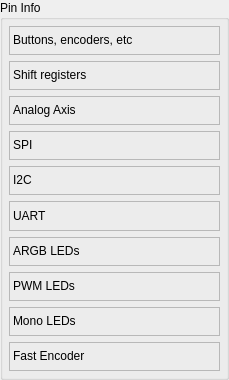
<?xml version="1.0" encoding="UTF-8"?>
<ui version="4.0">
 <class>PinTypeHelper</class>
 <widget class="QWidget" name="PinTypeHelper">
  <property name="geometry">
   <rect>
    <x>0</x>
    <y>0</y>
    <width>229</width>
    <height>380</height>
   </rect>
  </property>
  <property name="windowTitle">
   <string>Form</string>
  </property>
  <layout class="QVBoxLayout" name="verticalLayout_2">
   <property name="leftMargin">
    <number>0</number>
   </property>
   <property name="topMargin">
    <number>0</number>
   </property>
   <property name="rightMargin">
    <number>0</number>
   </property>
   <property name="bottomMargin">
    <number>0</number>
   </property>
   <item>
    <widget class="QGroupBox" name="groupBox">
     <property name="toolTip">
      <string>&lt;html&gt;&lt;head/&gt;&lt;body&gt;&lt;p&gt;&lt;span style=&quot; font-size:11pt;&quot;&gt;Brief information. &lt;/span&gt;&lt;span style=&quot; font-size:11pt; font-weight:700;&quot;&gt;Be sure&lt;/span&gt;&lt;span style=&quot; font-size:11pt;&quot;&gt; to read the &lt;/span&gt;&lt;span style=&quot; font-size:11pt; font-weight:700;&quot;&gt;Wiki&lt;/span&gt;&lt;span style=&quot; font-size:11pt;&quot;&gt; for details&lt;/span&gt;&lt;span style=&quot; font-size:11pt; font-weight:700;&quot;&gt;!!&lt;/span&gt;&lt;/p&gt;&lt;/body&gt;&lt;/html&gt;</string>
     </property>
     <property name="title">
      <string>Pin Info</string>
     </property>
     <layout class="QVBoxLayout" name="verticalLayout">
      <property name="leftMargin">
       <number>6</number>
      </property>
      <property name="topMargin">
       <number>6</number>
      </property>
      <property name="rightMargin">
       <number>6</number>
      </property>
      <property name="bottomMargin">
       <number>6</number>
      </property>
      <item>
       <widget class="QLabel" name="label_buttons">
        <property name="toolTip">
         <string>&lt;html&gt;&lt;head/&gt;&lt;body&gt;&lt;p&gt;&lt;span style=&quot; font-size:11pt;&quot;&gt;You can connect buttons, toggle switches, encoders, both directly &amp;quot;&lt;/span&gt;&lt;span style=&quot; font-size:11pt; font-weight:700; color:#1982f0;&quot;&gt;Button to GND&lt;/span&gt;&lt;span style=&quot; font-size:11pt;&quot;&gt;/&lt;/span&gt;&lt;span style=&quot; font-size:11pt; font-weight:700; color:#aaaa00;&quot;&gt;Vcc&lt;/span&gt;&lt;span style=&quot; font-size:11pt;&quot;&gt;&amp;quot;, and combining them into a matrix &amp;quot;&lt;/span&gt;&lt;span style=&quot; font-size:11pt; font-weight:700; color:#7882fa;&quot;&gt;Button Row/Column&lt;/span&gt;&lt;span style=&quot; font-size:11pt;&quot;&gt;&amp;quot;. When connected to &amp;quot;&lt;/span&gt;&lt;span style=&quot; font-size:11pt; font-weight:700; color:#1982f0;&quot;&gt;Button to GND&lt;/span&gt;&lt;span style=&quot; font-size:11pt;&quot;&gt;&amp;quot; the second contact of the button is connected to &lt;/span&gt;&lt;span style=&quot; font-size:11pt; font-weight:700; color:#010101;&quot;&gt;GND&lt;/span&gt;&lt;span style=&quot; font-size:11pt;&quot;&gt;, with &amp;quot;&lt;/span&gt;&lt;span style=&quot; font-size:11pt; font-weight:700; color:#aaaa00;&quot;&gt;Button Vcc&lt;/span&gt;&lt;span style=&quot; font-size:11pt;&quot;&gt;&amp;quot; to 3.3v.&lt;/span&gt;&lt;/p&gt;&lt;p&gt;&lt;img src=&quot;:/Images/buttonEncToggle.png&quot;/&gt;&lt;/p&gt;&lt;/body&gt;&lt;/html&gt;</string>
        </property>
        <property name="frameShape">
         <enum>QFrame::StyledPanel</enum>
        </property>
        <property name="text">
         <string>&lt;html&gt;&lt;head/&gt;&lt;body&gt;&lt;p&gt;Buttons, encoders, etc &lt;img src=&quot;:/Images/info_icon.png&quot; width=&quot;10&quot; align=&quot;right&quot;/&gt;&lt;/p&gt;&lt;/body&gt;&lt;/html&gt;</string>
        </property>
       </widget>
      </item>
      <item>
       <widget class="QLabel" name="label_shiftReg">
        <property name="toolTip">
         <string>&lt;html&gt;&lt;head/&gt;&lt;body&gt;&lt;p&gt;&lt;span style=&quot; font-size:11pt;&quot;&gt;Shift registers &lt;/span&gt;&lt;span style=&quot; font-size:11pt; font-weight:700;&quot;&gt;74HC165&lt;/span&gt;&lt;span style=&quot; font-size:11pt;&quot;&gt; and &lt;/span&gt;&lt;span style=&quot; font-size:11pt; font-weight:700;&quot;&gt;CD4021&lt;/span&gt;&lt;span style=&quot; font-size:11pt;&quot;&gt; are supported. To connect, use the table below on the selected pins, and then set the number of buttons in the &amp;quot;Registers&amp;quot; tab.&lt;/span&gt;&lt;/p&gt;&lt;p&gt;&lt;span style=&quot; font-size:11pt; font-weight:700; color:#69b437;&quot;&gt;ShiftReg_CLK&lt;/span&gt;&lt;span style=&quot; font-size:11pt;&quot;&gt; and &lt;/span&gt;&lt;span style=&quot; font-size:11pt; font-weight:700; color:#69b437;&quot;&gt;ShiftReg_LATCH&lt;/span&gt;&lt;span style=&quot; font-size:11pt;&quot;&gt; - can be common to each shift register chain, or common to all shift register chains.&lt;/span&gt;&lt;/p&gt;&lt;p&gt;&lt;span style=&quot; font-size:11pt; font-weight:700; color:#69b437;&quot;&gt;ShiftReg_DATA&lt;/span&gt;&lt;span style=&quot; font-size:11pt;&quot;&gt; - individually for each chain of shift registers.&lt;br/&gt;&lt;/span&gt;&lt;/p&gt;&lt;table border=&quot;0&quot; style=&quot; margin-top:0px; margin-bottom:0px; margin-left:0px; margin-right:0px; border-collapse:collapse;&quot; cellspacing=&quot;2&quot; cellpadding=&quot;0&quot; bgcolor=&quot;#22272e&quot;&gt;&lt;thead&gt;&lt;tr&gt;&lt;td style=&quot; padding-left:7; padding-right:7; padding-top:3; padding-bottom:3; border-top:1px; border-right:1px; border-bottom:1px; border-left:1px; border-top-color:#555555; border-right-color:#555555; border-bottom-color:#555555; border-left-color:#555555; border-top-style:solid; border-right-style:solid; border-bottom-style:solid; border-left-style:solid;&quot;&gt;&lt;p align=&quot;center&quot;&gt;&lt;span style=&quot; font-family:'-apple-system','BlinkMacSystemFont','Segoe UI','Noto Sans','Helvetica','Arial','sans-serif','Apple Color Emoji','Segoe UI Emoji'; font-size:11pt; font-weight:700;&quot;&gt;Name in configurator&lt;/span&gt;&lt;/p&gt;&lt;/td&gt;&lt;td style=&quot; padding-left:7; padding-right:7; padding-top:3; padding-bottom:3; border-top:1px; border-right:1px; border-bottom:1px; border-left:1px; border-top-color:#555555; border-right-color:#555555; border-bottom-color:#555555; border-left-color:#555555; border-top-style:solid; border-right-style:solid; border-bottom-style:solid; border-left-style:solid;&quot;&gt;&lt;p align=&quot;center&quot;&gt;&lt;span style=&quot; font-family:'-apple-system','BlinkMacSystemFont','Segoe UI','Noto Sans','Helvetica','Arial','sans-serif','Apple Color Emoji','Segoe UI Emoji'; font-size:11pt; font-weight:700;&quot;&gt;74HC165 pin&lt;/span&gt;&lt;/p&gt;&lt;/td&gt;&lt;td style=&quot; padding-left:7; padding-right:7; padding-top:3; padding-bottom:3; border-top:1px; border-right:1px; border-bottom:1px; border-left:1px; border-top-color:#555555; border-right-color:#555555; border-bottom-color:#555555; border-left-color:#555555; border-top-style:solid; border-right-style:solid; border-bottom-style:solid; border-left-style:solid;&quot;&gt;&lt;p align=&quot;center&quot;&gt;&lt;span style=&quot; font-family:'-apple-system','BlinkMacSystemFont','Segoe UI','Noto Sans','Helvetica','Arial','sans-serif','Apple Color Emoji','Segoe UI Emoji'; font-size:11pt; font-weight:700;&quot;&gt;CD4021 pin&lt;/span&gt;&lt;/p&gt;&lt;/td&gt;&lt;td style=&quot; padding-left:7; padding-right:7; padding-top:3; padding-bottom:3; border-top:1px; border-right:1px; border-bottom:1px; border-left:1px; border-top-color:#555555; border-right-color:#555555; border-bottom-color:#555555; border-left-color:#555555; border-top-style:solid; border-right-style:solid; border-bottom-style:solid; border-left-style:solid;&quot;&gt;&lt;p align=&quot;center&quot;&gt;&lt;span style=&quot; font-family:'-apple-system','BlinkMacSystemFont','Segoe UI','Noto Sans','Helvetica','Arial','sans-serif','Apple Color Emoji','Segoe UI Emoji'; font-size:11pt; font-weight:700;&quot;&gt;Alternative pin names&lt;/span&gt;&lt;/p&gt;&lt;/td&gt;&lt;/tr&gt;&lt;/thead&gt;&lt;tr&gt;&lt;td style=&quot; padding-left:7; padding-right:7; padding-top:3; padding-bottom:3; border-top:1px; border-right:1px; border-bottom:1px; border-left:1px; border-top-color:#555555; border-right-color:#555555; border-bottom-color:#555555; border-left-color:#555555; border-top-style:solid; border-right-style:solid; border-bottom-style:solid; border-left-style:solid;&quot;&gt;&lt;p&gt;&lt;span style=&quot; font-family:'-apple-system','BlinkMacSystemFont','Segoe UI','Noto Sans','Helvetica','Arial','sans-serif','Apple Color Emoji','Segoe UI Emoji'; font-size:11pt; color:#69b437;&quot;&gt;ShiftReg_CLK&lt;/span&gt;&lt;/p&gt;&lt;/td&gt;&lt;td style=&quot; padding-left:7; padding-right:7; padding-top:3; padding-bottom:3; border-top:1px; border-right:1px; border-bottom:1px; border-left:1px; border-top-color:#555555; border-right-color:#555555; border-bottom-color:#555555; border-left-color:#555555; border-top-style:solid; border-right-style:solid; border-bottom-style:solid; border-left-style:solid;&quot;&gt;&lt;p&gt;&lt;span style=&quot; font-family:'-apple-system','BlinkMacSystemFont','Segoe UI','Noto Sans','Helvetica','Arial','sans-serif','Apple Color Emoji','Segoe UI Emoji'; font-size:11pt;&quot;&gt;CLK&lt;/span&gt;&lt;/p&gt;&lt;/td&gt;&lt;td style=&quot; padding-left:7; padding-right:7; padding-top:3; padding-bottom:3; border-top:1px; border-right:1px; border-bottom:1px; border-left:1px; border-top-color:#555555; border-right-color:#555555; border-bottom-color:#555555; border-left-color:#555555; border-top-style:solid; border-right-style:solid; border-bottom-style:solid; border-left-style:solid;&quot;&gt;&lt;p&gt;&lt;span style=&quot; font-family:'-apple-system','BlinkMacSystemFont','Segoe UI','Noto Sans','Helvetica','Arial','sans-serif','Apple Color Emoji','Segoe UI Emoji'; font-size:11pt;&quot;&gt;CLOCK&lt;/span&gt;&lt;/p&gt;&lt;/td&gt;&lt;td style=&quot; padding-left:7; padding-right:7; padding-top:3; padding-bottom:3; border-top:1px; border-right:1px; border-bottom:1px; border-left:1px; border-top-color:#555555; border-right-color:#555555; border-bottom-color:#555555; border-left-color:#555555; border-top-style:solid; border-right-style:solid; border-bottom-style:solid; border-left-style:solid;&quot;&gt;&lt;p&gt;&lt;span style=&quot; font-family:'-apple-system','BlinkMacSystemFont','Segoe UI','Noto Sans','Helvetica','Arial','sans-serif','Apple Color Emoji','Segoe UI Emoji'; font-size:11pt;&quot;&gt;SCK&lt;/span&gt;&lt;/p&gt;&lt;/td&gt;&lt;/tr&gt;&lt;tr&gt;&lt;td style=&quot; padding-left:7; padding-right:7; padding-top:3; padding-bottom:3; border-top:1px; border-right:1px; border-bottom:1px; border-left:1px; border-top-color:#555555; border-right-color:#555555; border-bottom-color:#555555; border-left-color:#555555; border-top-style:solid; border-right-style:solid; border-bottom-style:solid; border-left-style:solid;&quot;&gt;&lt;p&gt;&lt;span style=&quot; font-family:'-apple-system','BlinkMacSystemFont','Segoe UI','Noto Sans','Helvetica','Arial','sans-serif','Apple Color Emoji','Segoe UI Emoji'; font-size:11pt; color:#69b437;&quot;&gt;ShiftReg_DATA&lt;/span&gt;&lt;/p&gt;&lt;/td&gt;&lt;td style=&quot; padding-left:7; padding-right:7; padding-top:3; padding-bottom:3; border-top:1px; border-right:1px; border-bottom:1px; border-left:1px; border-top-color:#555555; border-right-color:#555555; border-bottom-color:#555555; border-left-color:#555555; border-top-style:solid; border-right-style:solid; border-bottom-style:solid; border-left-style:solid;&quot;&gt;&lt;p&gt;&lt;span style=&quot; font-family:'-apple-system','BlinkMacSystemFont','Segoe UI','Noto Sans','Helvetica','Arial','sans-serif','Apple Color Emoji','Segoe UI Emoji'; font-size:11pt;&quot;&gt;Qh&lt;/span&gt;&lt;/p&gt;&lt;/td&gt;&lt;td style=&quot; padding-left:7; padding-right:7; padding-top:3; padding-bottom:3; border-top:1px; border-right:1px; border-bottom:1px; border-left:1px; border-top-color:#555555; border-right-color:#555555; border-bottom-color:#555555; border-left-color:#555555; border-top-style:solid; border-right-style:solid; border-bottom-style:solid; border-left-style:solid;&quot;&gt;&lt;p&gt;&lt;span style=&quot; font-family:'-apple-system','BlinkMacSystemFont','Segoe UI','Noto Sans','Helvetica','Arial','sans-serif','Apple Color Emoji','Segoe UI Emoji'; font-size:11pt;&quot;&gt;Q8&lt;/span&gt;&lt;/p&gt;&lt;/td&gt;&lt;td style=&quot; padding-left:7; padding-right:7; padding-top:3; padding-bottom:3; border-top:1px; border-right:1px; border-bottom:1px; border-left:1px; border-top-color:#555555; border-right-color:#555555; border-bottom-color:#555555; border-left-color:#555555; border-top-style:solid; border-right-style:solid; border-bottom-style:solid; border-left-style:solid;&quot;&gt;&lt;p&gt;&lt;span style=&quot; font-family:'-apple-system','BlinkMacSystemFont','Segoe UI','Noto Sans','Helvetica','Arial','sans-serif','Apple Color Emoji','Segoe UI Emoji'; font-size:11pt;&quot;&gt;DATA/SERIAL_OUT/OUT&lt;/span&gt;&lt;/p&gt;&lt;/td&gt;&lt;/tr&gt;&lt;tr&gt;&lt;td style=&quot; padding-left:7; padding-right:7; padding-top:3; padding-bottom:3; border-top:1px; border-right:1px; border-bottom:1px; border-left:1px; border-top-color:#555555; border-right-color:#555555; border-bottom-color:#555555; border-left-color:#555555; border-top-style:solid; border-right-style:solid; border-bottom-style:solid; border-left-style:solid;&quot;&gt;&lt;p&gt;&lt;span style=&quot; font-family:'-apple-system','BlinkMacSystemFont','Segoe UI','Noto Sans','Helvetica','Arial','sans-serif','Apple Color Emoji','Segoe UI Emoji'; font-size:11pt; color:#69b437;&quot;&gt;ShiftReg_LATCH&lt;/span&gt;&lt;/p&gt;&lt;/td&gt;&lt;td style=&quot; padding-left:7; padding-right:7; padding-top:3; padding-bottom:3; border-top:1px; border-right:1px; border-bottom:1px; border-left:1px; border-top-color:#555555; border-right-color:#555555; border-bottom-color:#555555; border-left-color:#555555; border-top-style:solid; border-right-style:solid; border-bottom-style:solid; border-left-style:solid;&quot;&gt;&lt;p&gt;&lt;span style=&quot; font-family:'-apple-system','BlinkMacSystemFont','Segoe UI','Noto Sans','Helvetica','Arial','sans-serif','Apple Color Emoji','Segoe UI Emoji'; font-size:11pt;&quot;&gt;SH/LD&lt;/span&gt;&lt;/p&gt;&lt;/td&gt;&lt;td style=&quot; padding-left:7; padding-right:7; padding-top:3; padding-bottom:3; border-top:1px; border-right:1px; border-bottom:1px; border-left:1px; border-top-color:#555555; border-right-color:#555555; border-bottom-color:#555555; border-left-color:#555555; border-top-style:solid; border-right-style:solid; border-bottom-style:solid; border-left-style:solid;&quot;&gt;&lt;p&gt;&lt;span style=&quot; font-family:'-apple-system','BlinkMacSystemFont','Segoe UI','Noto Sans','Helvetica','Arial','sans-serif','Apple Color Emoji','Segoe UI Emoji'; font-size:11pt;&quot;&gt;PAR/SER CONTROL&lt;/span&gt;&lt;/p&gt;&lt;/td&gt;&lt;td style=&quot; padding-left:7; padding-right:7; padding-top:3; padding-bottom:3; border-top:1px; border-right:1px; border-bottom:1px; border-left:1px; border-top-color:#555555; border-right-color:#555555; border-bottom-color:#555555; border-left-color:#555555; border-top-style:solid; border-right-style:solid; border-bottom-style:solid; border-left-style:solid;&quot;&gt;&lt;p&gt;&lt;span style=&quot; font-family:'-apple-system','BlinkMacSystemFont','Segoe UI','Noto Sans','Helvetica','Arial','sans-serif','Apple Color Emoji','Segoe UI Emoji'; font-size:11pt;&quot;&gt;LATCH&lt;/span&gt;&lt;/p&gt;&lt;/td&gt;&lt;/tr&gt;&lt;tr&gt;&lt;td style=&quot; padding-left:7; padding-right:7; padding-top:3; padding-bottom:3; border-top:1px; border-right:1px; border-bottom:1px; border-left:1px; border-top-color:#555555; border-right-color:#555555; border-bottom-color:#555555; border-left-color:#555555; border-top-style:solid; border-right-style:solid; border-bottom-style:solid; border-left-style:solid;&quot;&gt;&lt;p&gt;&lt;span style=&quot; font-family:'-apple-system','BlinkMacSystemFont','Segoe UI','Noto Sans','Helvetica','Arial','sans-serif','Apple Color Emoji','Segoe UI Emoji'; font-size:11pt; color:#ff7f27;&quot;&gt;3.3V&lt;/span&gt;&lt;/p&gt;&lt;/td&gt;&lt;td style=&quot; padding-left:7; padding-right:7; padding-top:3; padding-bottom:3; border-top:1px; border-right:1px; border-bottom:1px; border-left:1px; border-top-color:#555555; border-right-color:#555555; border-bottom-color:#555555; border-left-color:#555555; border-top-style:solid; border-right-style:solid; border-bottom-style:solid; border-left-style:solid;&quot;&gt;&lt;p&gt;&lt;span style=&quot; font-family:'-apple-system','BlinkMacSystemFont','Segoe UI','Noto Sans','Helvetica','Arial','sans-serif','Apple Color Emoji','Segoe UI Emoji'; font-size:11pt;&quot;&gt;VCC&lt;/span&gt;&lt;/p&gt;&lt;/td&gt;&lt;td style=&quot; padding-left:7; padding-right:7; padding-top:3; padding-bottom:3; border-top:1px; border-right:1px; border-bottom:1px; border-left:1px; border-top-color:#555555; border-right-color:#555555; border-bottom-color:#555555; border-left-color:#555555; border-top-style:solid; border-right-style:solid; border-bottom-style:solid; border-left-style:solid;&quot;&gt;&lt;p&gt;&lt;span style=&quot; font-family:'-apple-system','BlinkMacSystemFont','Segoe UI','Noto Sans','Helvetica','Arial','sans-serif','Apple Color Emoji','Segoe UI Emoji'; font-size:11pt;&quot;&gt;VDD&lt;/span&gt;&lt;/p&gt;&lt;/td&gt;&lt;td style=&quot; padding-left:7; padding-right:7; padding-top:3; padding-bottom:3; border-top:1px; border-right:1px; border-bottom:1px; border-left:1px; border-top-color:#555555; border-right-color:#555555; border-bottom-color:#555555; border-left-color:#555555; border-top-style:solid; border-right-style:solid; border-bottom-style:solid; border-left-style:solid;&quot;&gt;&lt;p&gt;&lt;span style=&quot; font-family:'-apple-system','BlinkMacSystemFont','Segoe UI','Noto Sans','Helvetica','Arial','sans-serif','Apple Color Emoji','Segoe UI Emoji'; font-size:11pt;&quot;&gt;5V/V+&lt;/span&gt;&lt;/p&gt;&lt;/td&gt;&lt;/tr&gt;&lt;tr&gt;&lt;td style=&quot; padding-left:7; padding-right:7; padding-top:3; padding-bottom:3; border-top:1px; border-right:1px; border-bottom:1px; border-left:1px; border-top-color:#555555; border-right-color:#555555; border-bottom-color:#555555; border-left-color:#555555; border-top-style:solid; border-right-style:solid; border-bottom-style:solid; border-left-style:solid;&quot;&gt;&lt;p&gt;&lt;span style=&quot; font-family:'-apple-system','BlinkMacSystemFont','Segoe UI','Noto Sans','Helvetica','Arial','sans-serif','Apple Color Emoji','Segoe UI Emoji'; font-size:11pt; color:#000000;&quot;&gt;GND&lt;/span&gt;&lt;/p&gt;&lt;/td&gt;&lt;td style=&quot; padding-left:7; padding-right:7; padding-top:3; padding-bottom:3; border-top:1px; border-right:1px; border-bottom:1px; border-left:1px; border-top-color:#555555; border-right-color:#555555; border-bottom-color:#555555; border-left-color:#555555; border-top-style:solid; border-right-style:solid; border-bottom-style:solid; border-left-style:solid;&quot;&gt;&lt;p&gt;&lt;span style=&quot; font-family:'-apple-system','BlinkMacSystemFont','Segoe UI','Noto Sans','Helvetica','Arial','sans-serif','Apple Color Emoji','Segoe UI Emoji'; font-size:11pt;&quot;&gt;GND&lt;/span&gt;&lt;/p&gt;&lt;/td&gt;&lt;td style=&quot; padding-left:7; padding-right:7; padding-top:3; padding-bottom:3; border-top:1px; border-right:1px; border-bottom:1px; border-left:1px; border-top-color:#555555; border-right-color:#555555; border-bottom-color:#555555; border-left-color:#555555; border-top-style:solid; border-right-style:solid; border-bottom-style:solid; border-left-style:solid;&quot;&gt;&lt;p&gt;&lt;span style=&quot; font-family:'-apple-system','BlinkMacSystemFont','Segoe UI','Noto Sans','Helvetica','Arial','sans-serif','Apple Color Emoji','Segoe UI Emoji'; font-size:11pt;&quot;&gt;VSS&lt;/span&gt;&lt;/p&gt;&lt;/td&gt;&lt;td style=&quot; padding-left:7; padding-right:7; padding-top:3; padding-bottom:3; border-top:1px; border-right:1px; border-bottom:1px; border-left:1px; border-top-color:#555555; border-right-color:#555555; border-bottom-color:#555555; border-left-color:#555555; border-top-style:solid; border-right-style:solid; border-bottom-style:solid; border-left-style:solid;&quot;&gt;&lt;p&gt;&lt;span style=&quot; font-family:'-apple-system','BlinkMacSystemFont','Segoe UI','Noto Sans','Helvetica','Arial','sans-serif','Apple Color Emoji','Segoe UI Emoji'; font-size:11pt;&quot;&gt;V-&lt;/span&gt;&lt;/p&gt;&lt;/td&gt;&lt;/tr&gt;&lt;/table&gt;&lt;/body&gt;&lt;/html&gt;</string>
        </property>
        <property name="frameShape">
         <enum>QFrame::StyledPanel</enum>
        </property>
        <property name="text">
         <string>&lt;html&gt;&lt;head/&gt;&lt;body&gt;&lt;p&gt;Shift registers&lt;img src=&quot;:/Images/info_icon.png&quot; width=&quot;10&quot; align=&quot;right&quot;/&gt;&lt;/p&gt;&lt;/body&gt;&lt;/html&gt;</string>
        </property>
       </widget>
      </item>
      <item>
       <widget class="QLabel" name="label_analogAxis">
        <property name="toolTip">
         <string>&lt;html&gt;&lt;head/&gt;&lt;body&gt;&lt;p&gt;&lt;span style=&quot; font-size:11pt; font-weight:700;&quot;&gt;Potentiometer&lt;/span&gt;&lt;span style=&quot; font-size:11pt;&quot;&gt; and &lt;/span&gt;&lt;span style=&quot; font-size:11pt; font-weight:700;&quot;&gt;Hall sensor&lt;/span&gt;&lt;span style=&quot; font-size:11pt;&quot;&gt; can be connected directly to the &amp;quot;&lt;/span&gt;&lt;span style=&quot; font-size:11pt; font-weight:700; color:#00a000;&quot;&gt;Axis Analog&lt;/span&gt;&lt;span style=&quot; font-size:11pt;&quot;&gt;&amp;quot; pin.&lt;/span&gt;&lt;/p&gt;&lt;p&gt;&lt;img src=&quot;:/Images/potentiometer.png&quot; width=&quot;240&quot;/&gt;&lt;img src=&quot;:/Images/hall2.png&quot; width=&quot;240&quot;/&gt;&lt;/p&gt;&lt;/body&gt;&lt;/html&gt;</string>
        </property>
        <property name="frameShape">
         <enum>QFrame::StyledPanel</enum>
        </property>
        <property name="text">
         <string>&lt;html&gt;&lt;head/&gt;&lt;body&gt;&lt;p&gt;Analog Axis&lt;img src=&quot;:/Images/info_icon.png&quot; width=&quot;10&quot; align=&quot;right&quot;/&gt;&lt;/p&gt;&lt;/body&gt;&lt;/html&gt;</string>
        </property>
       </widget>
      </item>
      <item>
       <widget class="QLabel" name="label_spi">
        <property name="toolTip">
         <string>&lt;html&gt;&lt;head/&gt;&lt;body&gt;&lt;p&gt;&lt;span style=&quot; font-size:11pt;&quot;&gt;It is possible to connect &lt;/span&gt;&lt;span style=&quot; font-size:11pt; font-weight:700;&quot;&gt;Hall sensors &lt;/span&gt;&lt;span style=&quot; font-size:11pt; font-weight:700; color:#329978;&quot;&gt;TLE5011&lt;/span&gt;&lt;span style=&quot; font-size:11pt;&quot;&gt;, &lt;/span&gt;&lt;span style=&quot; font-size:11pt; font-weight:700; color:#329978;&quot;&gt;TLE5010&lt;/span&gt;&lt;span style=&quot; font-size:11pt;&quot;&gt;, &lt;/span&gt;&lt;span style=&quot; font-size:11pt; font-weight:700; color:#329978;&quot;&gt;TLE5012B&lt;/span&gt;&lt;span style=&quot; font-size:11pt;&quot;&gt;, &lt;/span&gt;&lt;span style=&quot; font-size:11pt; font-weight:700; color:#329978;&quot;&gt;MLX90393&lt;/span&gt;&lt;span style=&quot; font-size:11pt;&quot;&gt;, &lt;/span&gt;&lt;span style=&quot; font-size:11pt; font-weight:700; color:#329978;&quot;&gt;MLX90363&lt;/span&gt;&lt;span style=&quot; font-size:11pt;&quot;&gt;, &lt;/span&gt;&lt;span style=&quot; font-size:11pt; font-weight:700; color:#329978;&quot;&gt;AS5048A&lt;/span&gt;&lt;span style=&quot; font-size:11pt;&quot;&gt; and &lt;/span&gt;&lt;span style=&quot; font-size:11pt; font-weight:700;&quot;&gt;analog-to-digital converters &lt;/span&gt;&lt;span style=&quot; font-size:11pt; font-weight:700; color:#329978;&quot;&gt;MCP32XX&lt;/span&gt;&lt;span style=&quot; font-size:11pt;&quot;&gt; to &lt;/span&gt;&lt;span style=&quot; font-size:11pt; font-weight:700; color:#329978;&quot;&gt;SPI&lt;/span&gt;&lt;span style=&quot; font-size:11pt;&quot;&gt;. See the &lt;/span&gt;&lt;span style=&quot; font-size:11pt; font-weight:700;&quot;&gt;Wiki&lt;/span&gt;&lt;span style=&quot; font-size:11pt;&quot;&gt; for details.&lt;/span&gt;&lt;/p&gt;&lt;p&gt;&lt;img src=&quot;:/Images/MLX90393.png&quot;/&gt;&lt;/p&gt;&lt;/body&gt;&lt;/html&gt;</string>
        </property>
        <property name="frameShape">
         <enum>QFrame::StyledPanel</enum>
        </property>
        <property name="text">
         <string>&lt;html&gt;&lt;head/&gt;&lt;body&gt;&lt;p&gt;SPI&lt;img src=&quot;:/Images/info_icon.png&quot; width=&quot;10&quot; align=&quot;right&quot;/&gt;&lt;/p&gt;&lt;/body&gt;&lt;/html&gt;</string>
        </property>
       </widget>
      </item>
      <item>
       <widget class="QLabel" name="label_i2c">
        <property name="toolTip">
         <string>&lt;html&gt;&lt;head/&gt;&lt;body&gt;&lt;p&gt;&lt;span style=&quot; font-size:11pt;&quot;&gt;It is possible to connect to &lt;/span&gt;&lt;span style=&quot; font-size:11pt; font-weight:700; color:#5a9b8c;&quot;&gt;I2C SDA/SCL &lt;/span&gt;&lt;span style=&quot; font-size:11pt; font-weight:700;&quot;&gt;AS5600 Hall sensor&lt;/span&gt;&lt;span style=&quot; font-size:11pt;&quot;&gt;, no more than &lt;/span&gt;&lt;span style=&quot; font-size:11pt; font-weight:700;&quot;&gt;1&lt;/span&gt;&lt;span style=&quot; font-size:11pt;&quot;&gt; pcs., or &lt;/span&gt;&lt;span style=&quot; font-size:11pt; font-weight:700;&quot;&gt;ADS1115 analog-to-digital converter&lt;/span&gt;&lt;span style=&quot; font-size:11pt;&quot;&gt;, up to &lt;/span&gt;&lt;span style=&quot; font-size:11pt; font-weight:700;&quot;&gt;4&lt;/span&gt;&lt;span style=&quot; font-size:11pt;&quot;&gt; pcs., but the total number of axes cannot be more than &lt;/span&gt;&lt;span style=&quot; font-size:11pt; font-weight:700;&quot;&gt;8&lt;/span&gt;&lt;span style=&quot; font-size:11pt;&quot;&gt;.&lt;/span&gt;&lt;/p&gt;&lt;p&gt;&lt;img src=&quot;:/Images/ADS1115.png&quot;/&gt;&lt;img src=&quot;:/Images/AS5600.png&quot;/&gt;&lt;/p&gt;&lt;/body&gt;&lt;/html&gt;</string>
        </property>
        <property name="frameShape">
         <enum>QFrame::StyledPanel</enum>
        </property>
        <property name="text">
         <string>&lt;html&gt;&lt;head/&gt;&lt;body&gt;&lt;p&gt;I2C&lt;img src=&quot;:/Images/info_icon.png&quot; width=&quot;10&quot; align=&quot;right&quot;/&gt;&lt;/p&gt;&lt;/body&gt;&lt;/html&gt;</string>
        </property>
       </widget>
      </item>
      <item>
       <widget class="QLabel" name="label_uart">
        <property name="mouseTracking">
         <bool>true</bool>
        </property>
        <property name="toolTip">
         <string>&lt;html&gt;&lt;head/&gt;&lt;body&gt;&lt;p&gt;&lt;span style=&quot; font-size:11pt;&quot;&gt;FJ sends joystick data via &lt;/span&gt;&lt;span style=&quot; font-size:11pt; font-weight:700; color:#5a9b8c;&quot;&gt;UART TX &lt;/span&gt;&lt;span style=&quot; font-size:11pt;&quot;&gt;every 10 ms, baud rate 115200. You can connect, for example, the ESP32 C3 to UART, which can be used as a Bluetooth joystick.&lt;/span&gt;&lt;/p&gt;&lt;table border=&quot;0&quot; style=&quot; margin-top:0px; margin-bottom:0px; margin-left:0px; margin-right:0px; border-collapse:collapse;&quot; cellspacing=&quot;2&quot; cellpadding=&quot;0&quot; &gt;&lt;thead&gt;&lt;tr&gt;&lt;td style=&quot; padding-left:7; padding-right:7; padding-top:3; padding-bottom:3; border-top:1px; border-right:1px; border-bottom:1px; border-left:1px; border-top-color:#555555; border-right-color:#555555; border-bottom-color:#555555; border-left-color:#555555; border-top-style:solid; border-right-style:solid; border-bottom-style:solid; border-left-style:solid;&quot;&gt;&lt;p align=&quot;center&quot;&gt;&lt;span style=&quot; font-family:'-apple-system','BlinkMacSystemFont','Segoe UI','Noto Sans','Helvetica','Arial','sans-serif','Apple Color Emoji','Segoe UI Emoji'; font-size:11pt; font-weight:700;&quot;&gt;Name&lt;/span&gt;&lt;/p&gt;&lt;/td&gt;&lt;td style=&quot; padding-left:7; padding-right:7; padding-top:3; padding-bottom:3; border-top:1px; border-right:1px; border-bottom:1px; border-left:1px; border-top-color:#555555; border-right-color:#555555; border-bottom-color:#555555; border-left-color:#555555; border-top-style:solid; border-right-style:solid; border-bottom-style:solid; border-left-style:solid;&quot;&gt;&lt;p align=&quot;center&quot;&gt;&lt;span style=&quot; font-family:'-apple-system','BlinkMacSystemFont','Segoe UI','Noto Sans','Helvetica','Arial','sans-serif','Apple Color Emoji','Segoe UI Emoji'; font-size:11pt; font-weight:700;&quot;&gt;Length bytes&lt;/span&gt;&lt;/p&gt;&lt;/td&gt;&lt;td style=&quot; padding-left:7; padding-right:7; padding-top:3; padding-bottom:3; border-top:1px; border-right:1px; border-bottom:1px; border-left:1px; border-top-color:#555555; border-right-color:#555555; border-bottom-color:#555555; border-left-color:#555555; border-top-style:solid; border-right-style:solid; border-bottom-style:solid; border-left-style:solid;&quot;&gt;&lt;p align=&quot;center&quot;&gt;&lt;span style=&quot; font-family:'-apple-system','BlinkMacSystemFont','Segoe UI','Noto Sans','Helvetica','Arial','sans-serif','Apple Color Emoji','Segoe UI Emoji'; font-size:11pt; font-weight:700;&quot;&gt;Desc&lt;/span&gt;&lt;/p&gt;&lt;/td&gt;&lt;/tr&gt;&lt;/thead&gt;&lt;tr&gt;&lt;td style=&quot; padding-left:7; padding-right:7; padding-top:3; padding-bottom:3; border-top:1px; border-right:1px; border-bottom:1px; border-left:1px; border-top-color:#555555; border-right-color:#555555; border-bottom-color:#555555; border-left-color:#555555; border-top-style:solid; border-right-style:solid; border-bottom-style:solid; border-left-style:solid;&quot;&gt;&lt;p&gt;&lt;span style=&quot; font-family:'-apple-system','BlinkMacSystemFont','Segoe UI','Noto Sans','Helvetica','Arial','sans-serif','Apple Color Emoji','Segoe UI Emoji'; font-size:11pt;&quot;&gt;Header&lt;/span&gt;&lt;/p&gt;&lt;/td&gt;&lt;td style=&quot; padding-left:7; padding-right:7; padding-top:3; padding-bottom:3; border-top:1px; border-right:1px; border-bottom:1px; border-left:1px; border-top-color:#555555; border-right-color:#555555; border-bottom-color:#555555; border-left-color:#555555; border-top-style:solid; border-right-style:solid; border-bottom-style:solid; border-left-style:solid;&quot;&gt;&lt;p align=&quot;center&quot;&gt;&lt;span style=&quot; font-family:'-apple-system','BlinkMacSystemFont','Segoe UI','Noto Sans','Helvetica','Arial','sans-serif','Apple Color Emoji','Segoe UI Emoji'; font-size:11pt;&quot;&gt;1&lt;/span&gt;&lt;/p&gt;&lt;/td&gt;&lt;td style=&quot; padding-left:7; padding-right:7; padding-top:3; padding-bottom:3; border-top:1px; border-right:1px; border-bottom:1px; border-left:1px; border-top-color:#555555; border-right-color:#555555; border-bottom-color:#555555; border-left-color:#555555; border-top-style:solid; border-right-style:solid; border-bottom-style:solid; border-left-style:solid;&quot;&gt;&lt;p&gt;&lt;span style=&quot; font-family:'-apple-system','BlinkMacSystemFont','Segoe UI','Noto Sans','Helvetica','Arial','sans-serif','Apple Color Emoji','Segoe UI Emoji'; font-size:11pt;&quot;&gt;ASCII 'H'&lt;/span&gt;&lt;/p&gt;&lt;/td&gt;&lt;/tr&gt;&lt;tr&gt;&lt;td style=&quot; padding-left:7; padding-right:7; padding-top:3; padding-bottom:3; border-top:1px; border-right:1px; border-bottom:1px; border-left:1px; border-top-color:#555555; border-right-color:#555555; border-bottom-color:#555555; border-left-color:#555555; border-top-style:solid; border-right-style:solid; border-bottom-style:solid; border-left-style:solid;&quot;&gt;&lt;p&gt;&lt;span style=&quot; font-family:'-apple-system','BlinkMacSystemFont','Segoe UI','Noto Sans','Helvetica','Arial','sans-serif','Apple Color Emoji','Segoe UI Emoji'; font-size:11pt;&quot;&gt;Separator&lt;/span&gt;&lt;/p&gt;&lt;/td&gt;&lt;td style=&quot; padding-left:7; padding-right:7; padding-top:3; padding-bottom:3; border-top:1px; border-right:1px; border-bottom:1px; border-left:1px; border-top-color:#555555; border-right-color:#555555; border-bottom-color:#555555; border-left-color:#555555; border-top-style:solid; border-right-style:solid; border-bottom-style:solid; border-left-style:solid;&quot;&gt;&lt;p align=&quot;center&quot;&gt;&lt;span style=&quot; font-family:'-apple-system','BlinkMacSystemFont','Segoe UI','Noto Sans','Helvetica','Arial','sans-serif','Apple Color Emoji','Segoe UI Emoji'; font-size:11pt;&quot;&gt;1&lt;/span&gt;&lt;/p&gt;&lt;/td&gt;&lt;td style=&quot; padding-left:7; padding-right:7; padding-top:3; padding-bottom:3; border-top:1px; border-right:1px; border-bottom:1px; border-left:1px; border-top-color:#555555; border-right-color:#555555; border-bottom-color:#555555; border-left-color:#555555; border-top-style:solid; border-right-style:solid; border-bottom-style:solid; border-left-style:solid;&quot;&gt;&lt;p&gt;&lt;span style=&quot; font-family:'-apple-system','BlinkMacSystemFont','Segoe UI','Noto Sans','Helvetica','Arial','sans-serif','Apple Color Emoji','Segoe UI Emoji'; font-size:11pt;&quot;&gt;ASCII '-'&lt;/span&gt;&lt;/p&gt;&lt;/td&gt;&lt;/tr&gt;&lt;tr&gt;&lt;td style=&quot; padding-left:7; padding-right:7; padding-top:3; padding-bottom:3; border-top:1px; border-right:1px; border-bottom:1px; border-left:1px; border-top-color:#555555; border-right-color:#555555; border-bottom-color:#555555; border-left-color:#555555; border-top-style:solid; border-right-style:solid; border-bottom-style:solid; border-left-style:solid;&quot;&gt;&lt;p&gt;&lt;span style=&quot; font-family:'-apple-system','BlinkMacSystemFont','Segoe UI','Noto Sans','Helvetica','Arial','sans-serif','Apple Color Emoji','Segoe UI Emoji'; font-size:11pt;&quot;&gt;Message code&lt;/span&gt;&lt;/p&gt;&lt;/td&gt;&lt;td style=&quot; padding-left:7; padding-right:7; padding-top:3; padding-bottom:3; border-top:1px; border-right:1px; border-bottom:1px; border-left:1px; border-top-color:#555555; border-right-color:#555555; border-bottom-color:#555555; border-left-color:#555555; border-top-style:solid; border-right-style:solid; border-bottom-style:solid; border-left-style:solid;&quot;&gt;&lt;p align=&quot;center&quot;&gt;&lt;span style=&quot; font-family:'-apple-system','BlinkMacSystemFont','Segoe UI','Noto Sans','Helvetica','Arial','sans-serif','Apple Color Emoji','Segoe UI Emoji'; font-size:11pt;&quot;&gt;1&lt;/span&gt;&lt;/p&gt;&lt;/td&gt;&lt;td style=&quot; padding-left:7; padding-right:7; padding-top:3; padding-bottom:3; border-top:1px; border-right:1px; border-bottom:1px; border-left:1px; border-top-color:#555555; border-right-color:#555555; border-bottom-color:#555555; border-left-color:#555555; border-top-style:solid; border-right-style:solid; border-bottom-style:solid; border-left-style:solid;&quot;&gt;&lt;p&gt;&lt;span style=&quot; font-family:'-apple-system','BlinkMacSystemFont','Segoe UI','Noto Sans','Helvetica','Arial','sans-serif','Apple Color Emoji','Segoe UI Emoji'; font-size:11pt;&quot;&gt;message num 0-255&lt;/span&gt;&lt;/p&gt;&lt;/td&gt;&lt;/tr&gt;&lt;tr&gt;&lt;td style=&quot; padding-left:7; padding-right:7; padding-top:3; padding-bottom:3; border-top:1px; border-right:1px; border-bottom:1px; border-left:1px; border-top-color:#555555; border-right-color:#555555; border-bottom-color:#555555; border-left-color:#555555; border-top-style:solid; border-right-style:solid; border-bottom-style:solid; border-left-style:solid;&quot;&gt;&lt;p&gt;&lt;span style=&quot; font-family:'-apple-system','BlinkMacSystemFont','Segoe UI','Noto Sans','Helvetica','Arial','sans-serif','Apple Color Emoji','Segoe UI Emoji'; font-size:11pt;&quot;&gt;Axis data&lt;/span&gt;&lt;/p&gt;&lt;/td&gt;&lt;td style=&quot; padding-left:7; padding-right:7; padding-top:3; padding-bottom:3; border-top:1px; border-right:1px; border-bottom:1px; border-left:1px; border-top-color:#555555; border-right-color:#555555; border-bottom-color:#555555; border-left-color:#555555; border-top-style:solid; border-right-style:solid; border-bottom-style:solid; border-left-style:solid;&quot;&gt;&lt;p align=&quot;center&quot;&gt;&lt;span style=&quot; font-family:'-apple-system','BlinkMacSystemFont','Segoe UI','Noto Sans','Helvetica','Arial','sans-serif','Apple Color Emoji','Segoe UI Emoji'; font-size:11pt;&quot;&gt;16&lt;/span&gt;&lt;/p&gt;&lt;/td&gt;&lt;td style=&quot; padding-left:7; padding-right:7; padding-top:3; padding-bottom:3; border-top:1px; border-right:1px; border-bottom:1px; border-left:1px; border-top-color:#555555; border-right-color:#555555; border-bottom-color:#555555; border-left-color:#555555; border-top-style:solid; border-right-style:solid; border-bottom-style:solid; border-left-style:solid;&quot;&gt;&lt;p&gt;&lt;span style=&quot; font-family:'-apple-system','BlinkMacSystemFont','Segoe UI','Noto Sans','Helvetica','Arial','sans-serif','Apple Color Emoji','Segoe UI Emoji'; font-size:11pt;&quot;&gt;2 bytes for axis&lt;/span&gt;&lt;/p&gt;&lt;/td&gt;&lt;/tr&gt;&lt;tr&gt;&lt;td style=&quot; padding-left:7; padding-right:7; padding-top:3; padding-bottom:3; border-top:1px; border-right:1px; border-bottom:1px; border-left:1px; border-top-color:#555555; border-right-color:#555555; border-bottom-color:#555555; border-left-color:#555555; border-top-style:solid; border-right-style:solid; border-bottom-style:solid; border-left-style:solid;&quot;&gt;&lt;p&gt;&lt;span style=&quot; font-family:'-apple-system','BlinkMacSystemFont','Segoe UI','Noto Sans','Helvetica','Arial','sans-serif','Apple Color Emoji','Segoe UI Emoji'; font-size:11pt;&quot;&gt;Buttons data&lt;/span&gt;&lt;/p&gt;&lt;/td&gt;&lt;td style=&quot; padding-left:7; padding-right:7; padding-top:3; padding-bottom:3; border-top:1px; border-right:1px; border-bottom:1px; border-left:1px; border-top-color:#555555; border-right-color:#555555; border-bottom-color:#555555; border-left-color:#555555; border-top-style:solid; border-right-style:solid; border-bottom-style:solid; border-left-style:solid;&quot;&gt;&lt;p align=&quot;center&quot;&gt;&lt;span style=&quot; font-family:'-apple-system','BlinkMacSystemFont','Segoe UI','Noto Sans','Helvetica','Arial','sans-serif','Apple Color Emoji','Segoe UI Emoji'; font-size:11pt;&quot;&gt;16&lt;/span&gt;&lt;/p&gt;&lt;/td&gt;&lt;td style=&quot; padding-left:7; padding-right:7; padding-top:3; padding-bottom:3; border-top:1px; border-right:1px; border-bottom:1px; border-left:1px; border-top-color:#555555; border-right-color:#555555; border-bottom-color:#555555; border-left-color:#555555; border-top-style:solid; border-right-style:solid; border-bottom-style:solid; border-left-style:solid;&quot;&gt;&lt;p&gt;&lt;span style=&quot; font-family:'-apple-system','BlinkMacSystemFont','Segoe UI','Noto Sans','Helvetica','Arial','sans-serif','Apple Color Emoji','Segoe UI Emoji'; font-size:11pt;&quot;&gt;one bit = one button&lt;/span&gt;&lt;/p&gt;&lt;/td&gt;&lt;/tr&gt;&lt;tr&gt;&lt;td style=&quot; padding-left:7; padding-right:7; padding-top:3; padding-bottom:3; border-top:1px; border-right:1px; border-bottom:1px; border-left:1px; border-top-color:#555555; border-right-color:#555555; border-bottom-color:#555555; border-left-color:#555555; border-top-style:solid; border-right-style:solid; border-bottom-style:solid; border-left-style:solid;&quot;&gt;&lt;p&gt;&lt;span style=&quot; font-family:'-apple-system','BlinkMacSystemFont','Segoe UI','Noto Sans','Helvetica','Arial','sans-serif','Apple Color Emoji','Segoe UI Emoji'; font-size:11pt;&quot;&gt;CRC16&lt;/span&gt;&lt;/p&gt;&lt;/td&gt;&lt;td style=&quot; padding-left:7; padding-right:7; padding-top:3; padding-bottom:3; border-top:1px; border-right:1px; border-bottom:1px; border-left:1px; border-top-color:#555555; border-right-color:#555555; border-bottom-color:#555555; border-left-color:#555555; border-top-style:solid; border-right-style:solid; border-bottom-style:solid; border-left-style:solid;&quot;&gt;&lt;p align=&quot;center&quot;&gt;&lt;span style=&quot; font-family:'-apple-system','BlinkMacSystemFont','Segoe UI','Noto Sans','Helvetica','Arial','sans-serif','Apple Color Emoji','Segoe UI Emoji'; font-size:11pt;&quot;&gt;2&lt;/span&gt;&lt;/p&gt;&lt;/td&gt;&lt;td style=&quot; padding-left:7; padding-right:7; padding-top:3; padding-bottom:3; border-top:1px; border-right:1px; border-bottom:1px; border-left:1px; border-top-color:#555555; border-right-color:#555555; border-bottom-color:#555555; border-left-color:#555555; border-top-style:solid; border-right-style:solid; border-bottom-style:solid; border-left-style:solid;&quot;&gt;&lt;p&gt;&lt;span style=&quot; font-family:'-apple-system','BlinkMacSystemFont','Segoe UI','Noto Sans','Helvetica','Arial','sans-serif','Apple Color Emoji','Segoe UI Emoji'; font-size:11pt;&quot;&gt;crc16 polynomial 0x8005&lt;/span&gt;&lt;/p&gt;&lt;/td&gt;&lt;/tr&gt;&lt;/table&gt;&lt;/body&gt;&lt;/html&gt;</string>
        </property>
        <property name="frameShape">
         <enum>QFrame::StyledPanel</enum>
        </property>
        <property name="text">
         <string>&lt;html&gt;&lt;head/&gt;&lt;body&gt;&lt;p&gt;UART&lt;img src=&quot;:/Images/info_icon.png&quot; width=&quot;10&quot; align=&quot;right&quot;/&gt;&lt;/p&gt;&lt;/body&gt;&lt;/html&gt;</string>
        </property>
       </widget>
      </item>
      <item>
       <widget class="QLabel" name="label_rgbLed">
        <property name="toolTip">
         <string>&lt;html&gt;&lt;head/&gt;&lt;body&gt;&lt;p&gt;&lt;span style=&quot; font-size:11pt; font-weight:700;&quot;&gt;WS2812b&lt;/span&gt;&lt;span style=&quot; font-size:11pt;&quot;&gt; and &lt;/span&gt;&lt;span style=&quot; font-size:11pt; font-weight:700;&quot;&gt;PL9823&lt;/span&gt;&lt;span style=&quot; font-size:11pt;&quot;&gt; addressable LEDs are supported. It is possible to customize the color of each LED, use some effects, or control the LEDs via &lt;/span&gt;&lt;span style=&quot; font-size:11pt; font-weight:700;&quot;&gt;SimHub&lt;/span&gt;&lt;span style=&quot; font-size:11pt;&quot;&gt;. Connect the &lt;/span&gt;&lt;span style=&quot; font-size:11pt; font-weight:700;&quot;&gt;DIN&lt;/span&gt;&lt;span style=&quot; font-size:11pt;&quot;&gt; pin of the LED to the selected &lt;/span&gt;&lt;span style=&quot; font-size:11pt; font-weight:700; color:#ff55ff;&quot;&gt;WS2812b/PL9823 LED&lt;/span&gt;&lt;span style=&quot; font-size:11pt;&quot;&gt; pin on the controller board. Settings in the &amp;quot;LED/PWM&amp;quot; tab.&lt;/span&gt;&lt;/p&gt;&lt;p&gt;&lt;img src=&quot;:/Images/rgb.png&quot; width=&quot;500&quot;/&gt;&lt;/p&gt;&lt;/body&gt;&lt;/html&gt;</string>
        </property>
        <property name="frameShape">
         <enum>QFrame::StyledPanel</enum>
        </property>
        <property name="text">
         <string>&lt;html&gt;&lt;head/&gt;&lt;body&gt;&lt;p&gt;ARGB LEDs&lt;img src=&quot;:/Images/info_icon.png&quot; width=&quot;10&quot; style=&quot;float: right;&quot;/&gt;&lt;/p&gt;&lt;/body&gt;&lt;/html&gt;</string>
        </property>
       </widget>
      </item>
      <item>
       <widget class="QLabel" name="label_pwmLed">
        <property name="toolTip">
         <string>&lt;html&gt;&lt;head/&gt;&lt;body&gt;&lt;p&gt;&lt;span style=&quot; font-size:11pt;&quot;&gt;Single-color LEDs with brightness control in the &amp;quot;LED/PWM&amp;quot; tab, no more than 20mA. Connect the &lt;/span&gt;&lt;span style=&quot; font-size:11pt; font-weight:700; color:#d37a0d;&quot;&gt;+&lt;/span&gt;&lt;span style=&quot; font-size:11pt;&quot;&gt; of the LED to the &amp;quot;&lt;/span&gt;&lt;span style=&quot; font-size:11pt; font-weight:700; color:#c85a46;&quot;&gt;PWM LED&lt;/span&gt;&lt;span style=&quot; font-size:11pt;&quot;&gt;&amp;quot; pin. The value of the current-limiting resistance is recommended to be calculated individually for the LEDs used.&lt;/span&gt;&lt;/p&gt;&lt;p&gt;&lt;img src=&quot;:/Images/pwmLed.png&quot;/&gt;&lt;/p&gt;&lt;/body&gt;&lt;/html&gt;</string>
        </property>
        <property name="frameShape">
         <enum>QFrame::StyledPanel</enum>
        </property>
        <property name="text">
         <string>&lt;html&gt;&lt;head/&gt;&lt;body&gt;&lt;p&gt;PWM LEDs&lt;img src=&quot;:/Images/info_icon.png&quot; width=&quot;10&quot; align=&quot;right&quot;/&gt;&lt;/p&gt;&lt;/body&gt;&lt;/html&gt;</string>
        </property>
       </widget>
      </item>
      <item>
       <widget class="QLabel" name="label_monoLed">
        <property name="toolTip">
         <string>&lt;html&gt;&lt;head/&gt;&lt;body&gt;&lt;p&gt;&lt;span style=&quot; font-size:11pt;&quot;&gt;Single-color LEDs, not more than 20mA, linked to the pressed buttons in the &amp;quot;LED/PWM&amp;quot; tab. Both direct &amp;quot;&lt;/span&gt;&lt;span style=&quot; font-size:11pt; font-weight:700; color:#c89646;&quot;&gt;LED Single&lt;/span&gt;&lt;span style=&quot; font-size:11pt;&quot;&gt;&amp;quot; and LED matrix &amp;quot;&lt;/span&gt;&lt;span style=&quot; font-size:11pt; font-weight:700; color:#c88246;&quot;&gt;LED Row/Column&lt;/span&gt;&lt;span style=&quot; font-size:11pt;&quot;&gt;&amp;quot; connection are supported. The value of the current-limiting resistance is recommended to be calculated individually for the LEDs used.&lt;/span&gt;&lt;/p&gt;&lt;p&gt;&lt;img src=&quot;:/Images/monoLed.png&quot;/&gt;&lt;/p&gt;&lt;/body&gt;&lt;/html&gt;</string>
        </property>
        <property name="frameShape">
         <enum>QFrame::StyledPanel</enum>
        </property>
        <property name="text">
         <string>&lt;html&gt;&lt;head/&gt;&lt;body&gt;&lt;p&gt;Mono LEDs&lt;img src=&quot;:/Images/info_icon.png&quot; width=&quot;10&quot; align=&quot;right&quot;/&gt;&lt;/p&gt;&lt;/body&gt;&lt;/html&gt;</string>
        </property>
       </widget>
      </item>
      <item>
       <widget class="QLabel" name="label_fastEncoder">
        <property name="toolTip">
         <string>&lt;html&gt;&lt;head/&gt;&lt;body&gt;&lt;p&gt;&lt;span style=&quot; font-size:11pt;&quot;&gt;It is possible to connect one incremental encoder with a high frequency, it can only be used as an axis source. Pins &amp;quot;&lt;/span&gt;&lt;span style=&quot; font-size:11pt; font-weight:700; color:#379619;&quot;&gt;Fast encoder&lt;/span&gt;&lt;span style=&quot; font-size:11pt;&quot;&gt;&amp;quot;.&lt;/span&gt;&lt;/p&gt;&lt;p&gt;&lt;img src=&quot;:/Images/fastEncoder.png&quot;/&gt;&lt;/p&gt;&lt;/body&gt;&lt;/html&gt;</string>
        </property>
        <property name="frameShape">
         <enum>QFrame::StyledPanel</enum>
        </property>
        <property name="text">
         <string>&lt;html&gt;&lt;head/&gt;&lt;body&gt;&lt;p&gt;Fast Encoder&lt;img src=&quot;:/Images/info_icon.png&quot; width=&quot;10&quot; align=&quot;right&quot;/&gt;&lt;/p&gt;&lt;/body&gt;&lt;/html&gt;</string>
        </property>
       </widget>
      </item>
     </layout>
    </widget>
   </item>
  </layout>
 </widget>
 <resources/>
 <connections/>
</ui>
